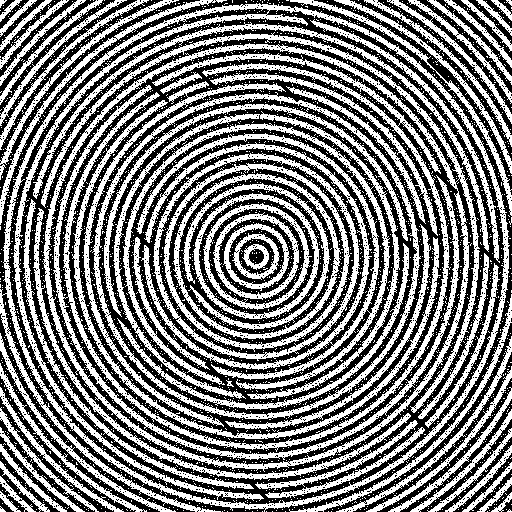
#> input picture Lab_2/imgs/fingerprint_noisy.png, 512 x 512 px
$ jupyter execute lab2.ipynb
#> lines starting #> are read from the running program, lines starting #| are printed output that depends on the picture; after the words box and inside, x2 and y2 are one past the last pixel; in counts of white or black regions, pixels touching at a corner belong together
# Laboratorio 2 - Visión por computadora

- Nelson García
- Joaquín Puente
- Diego Linares

## TASK 2

Está desarrollando un sistema biométrico de seguridad. El sensor de huellas dactilares está sucio y
produce imágenes binarias con dos tipos de defectos:
1. Pequeños puntos blancos en los valles negros de la huella (Ruido Sal)
2. Las “crestas” de la huella tienen pequeñas roturas que impiden que el algoritmo de matching
funcione (grietas).

[cell 1]
import cv2
import numpy as np
import matplotlib.pyplot as plt

img = cv2.imread("imgs/fingerprint_noisy.png", cv2.IMREAD_GRAYSCALE)
#> img: shape (512, 512); 49.2% white; 3273 white regions (3200 under 20 px), largest, box (x1, y1, x2, y2) and area: (113, 111, 400, 399) 14240, (0, 3, 510, 512) 13003, (53, 53, 460, 460) 11482

[cell 2]
# que sea binaria
_, img_bin = cv2.threshold(img, 127, 255, cv2.THRESH_BINARY)

#  Apertura
kernel_open = cv2.getStructuringElement(cv2.MORPH_ELLIPSE, (3,3))
img_open = cv2.morphologyEx(img_bin, cv2.MORPH_OPEN, kernel_open)
#> img_open: shape (512, 512); 42.4% white; 239 white regions (13 under 20 px), largest, box (x1, y1, x2, y2) and area: (43, 132, 451, 470) 3139, (175, 133, 379, 380) 2249, (104, 104, 408, 314) 2188

# Cierre
kernel_close = cv2.getStructuringElement(cv2.MORPH_ELLIPSE, (5,5))
img_final = cv2.morphologyEx(img_open, cv2.MORPH_CLOSE, kernel_close)
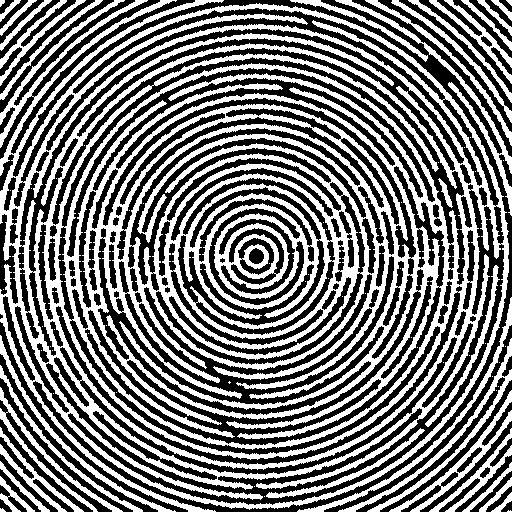
#> img_final: shape (512, 512); 47.4% white; 81 white regions (48 under 20 px), largest, box (x1, y1, x2, y2) and area: (0, 0, 509, 512) 101416, (338, 338, 512, 512) 2129, (335, 0, 512, 216) 1860

[cell 3]
# Visualización
plt.figure(figsize=(12,4))

plt.subplot(1,3,1)
plt.imshow(img_bin, cmap='gray')
plt.title("Original")
plt.axis("off")

plt.subplot(1,3,2)
plt.imshow(img_open, cmap='gray')
plt.title("Después de Apertura")
plt.axis("off")

plt.subplot(1,3,3)
plt.imshow(img_final, cmap='gray')
plt.title("Resultado Final")
plt.axis("off")

plt.show()

#### ¿El orden de los factores altera el producto?

Si se aplica Cierre luego Apertura: el cierre engorda el ruido blanco luego la apertura no logra eliminarlo lo que nos daria como resultado crestas más gruesas, ruido todavía presente

Demostración visual (orden incorrecto)

[cell 4]
# Orden inverso (incorrecto)
img_close_first = cv2.morphologyEx(img_bin, cv2.MORPH_CLOSE, kernel_close)
#> img_close_first: shape (512, 512); 77% white; 1535 black regions (389 under 20 px), largest, box (x1, y1, x2, y2) and area: (125, 451, 184, 482) 282, (395, 229, 416, 258) 260, (330, 389, 370, 417) 213
img_wrong = cv2.morphologyEx(img_close_first, cv2.MORPH_OPEN, kernel_open)
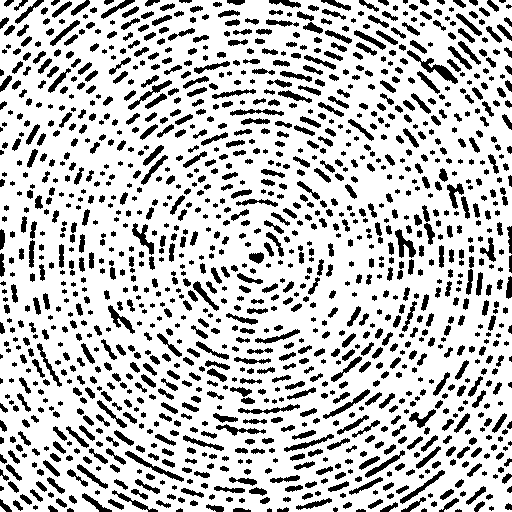
#> img_wrong: shape (512, 512); 76.3% white; 1312 black regions (302 under 20 px), largest, box (x1, y1, x2, y2) and area: (407, 50, 458, 84) 391, (125, 451, 184, 482) 292, (395, 229, 416, 258) 269

plt.figure(figsize=(6,4))
plt.imshow(img_wrong, cmap='gray')
plt.title("Orden Incorrecto: Cierre LUEGO Apertura")
plt.axis("off")
plt.show()

El orden importa porque cada operación modifica el dominio sobre el que actúa la siguiente.
Primero hay que eliminar ruido pequeño, luego reparar estructuras grandes. Hacerlo al revés amplifica el problema.

## Task 3

Una fábrica textil necesita detectar rasgaduras en telas de mezclilla (denim) automáticamente. El problema
es que la tela tiene una textura natural fuerte (patrón repetitivo) que confunde a los detectores de bordes
simples (Canny), detectando el tejido como si fuera un defecto. Por ello se le pide que usted diseñe un
pipeline híbrido que combine Fourier y Morfología para aislar solamente la rasgadura. Para ello comienza
por probar su solución en una imagen que tiene a mano. Con esto en mente, realice:

[cell 5]
# Importar librerías:

import argparse
import numpy as np
import cv2
import matplotlib.pyplot as plt

1. Utilice Fourier para analizar la textura repetitiva de la tela. Diseñe un filtro que elimine las
frecuencias altas/repetitivas del tejido, dejando una imagen "suavizada" donde solo resalte la
anomalía (la rasgadura) y la iluminación global. (Supresión de Textura)
a. Hint: ¿Qué pasa si eliminamos las frecuencias altas periféricas o específicas?

[cell 6]
IMG_NAME = "imgs/textile_defect.jpg"

[cell 7]
LOWPASS_SIGMA = 35       # más alto = más suavizado (menos textura)
NOTCH_PEAKS = 8          # cuántos picos de textura apagar
NOTCH_RADIUS = 10        # tamaño del "agujero" alrededor del pico

[cell 8]
# --- Cargar imagen en gris ---
img = cv2.imread(IMG_NAME, cv2.IMREAD_GRAYSCALE)
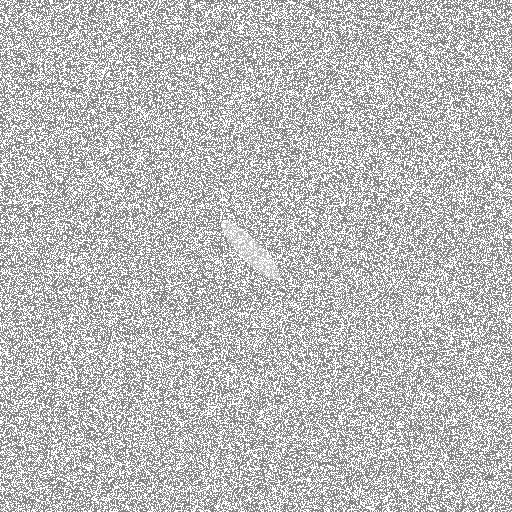
#> input picture Lab_2/imgs/textile_defect.jpg, 512 x 512 px
#> img is the input picture: shape (512, 512); min 117, max 255, mean 188.3
if img is None:
    raise FileNotFoundError(f"No pude leer {IMG_NAME}. ¿Está en el mismo folder?")

h, w = img.shape
#> h = 512; w = 512
cy, cx = h // 2, w // 2
#> cy = 256; cx = 256

[cell 9]
# --- FFT (pasar a frecuencia) ---
F = np.fft.fft2(img.astype(np.float32))
Fshift = np.fft.fftshift(F)

[cell 10]
print(Fshift)
#> (printed output is left out)

[cell 11]
# Magnitud (para visualizar el espectro y encontrar picos)
mag = np.log1p(np.abs(Fshift))
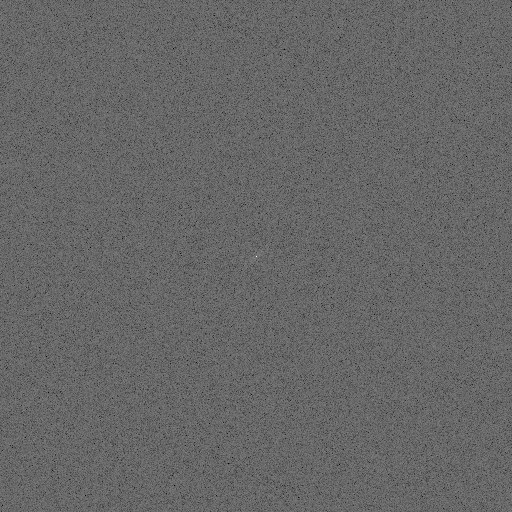
#> mag: shape (512, 512) float64; min 4.89, max 17.71, mean 10.06; drawn with min black and max white

[cell 12]
# --- Filtro 1: Low-pass gaussiano (quita altas frecuencias periféricas) ---
yy, xx = np.mgrid[0:h, 0:w]
dist2 = (yy - cy) ** 2 + (xx - cx) ** 2
lowpass = np.exp(-dist2 / (2.0 * (LOWPASS_SIGMA ** 2))).astype(np.float32)

# --- Filtro 2: Notch (apaga picos fuertes repetitivos del tejido) ---
mag2 = mag.copy()

[cell 13]
# Quitar la zona central para no escoger "iluminación global" como pico
center_block = 25
mag2[cy - center_block:cy + center_block, cx - center_block:cx + center_block] = 0
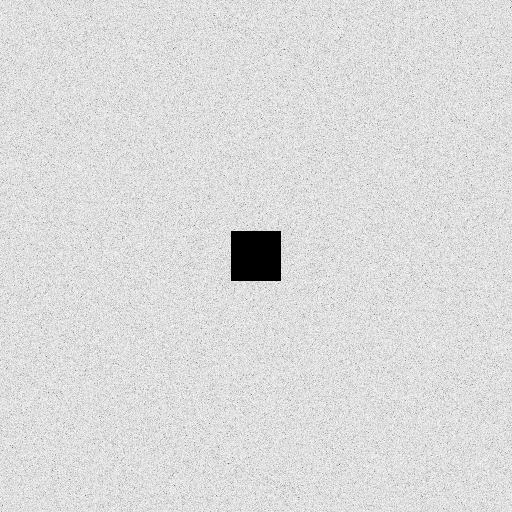
#> mag2: shape (512, 512) float64; 0.95% of pixels changed, all inside (x1, y1, x2, y2) = (231, 231, 281, 281); drawn with min black and max white

[cell 14]
# Elegir los picos más fuertes (aprox. patrones repetitivos)
flat = mag2.ravel()
idxs = np.argpartition(flat, -NOTCH_PEAKS)[-NOTCH_PEAKS:]
#> idxs = [97730, 164926, 124554, 166472, 96184, 138102, 234355, 28301]
coords = np.column_stack(np.unravel_index(idxs, mag2.shape))
#> coords = [[190, 450], [322, 62], [243, 138], [325, 72], [187, 440], [269, 374], [457, 371], [55, 141]]

[cell 15]
notch = np.ones((h, w), dtype=np.float32)
for y, x in coords:
    # Apaga un disco alrededor del pico y su simétrico (porque FFT de imagen real es simétrica)
    cv2.circle(notch, (int(x), int(y)), NOTCH_RADIUS, 0, -1)
    y2, x2 = int(2 * cy - y), int(2 * cx - x)
    if 0 <= y2 < h and 0 <= x2 < w:
        cv2.circle(notch, (x2, y2), NOTCH_RADIUS, 0, -1)
#> this loop made 8 passes
#> (y, x, y2, x2) on passes 1 to 8: (190, 450, 322, 62), (322, 62, 190, 450), (243, 138, 269, 374), (325, 72, 187, 440), (187, 440, 325, 72), (269, 374, 243, 138), (457, 371, 55, 141), (55, 141, 457, 371)
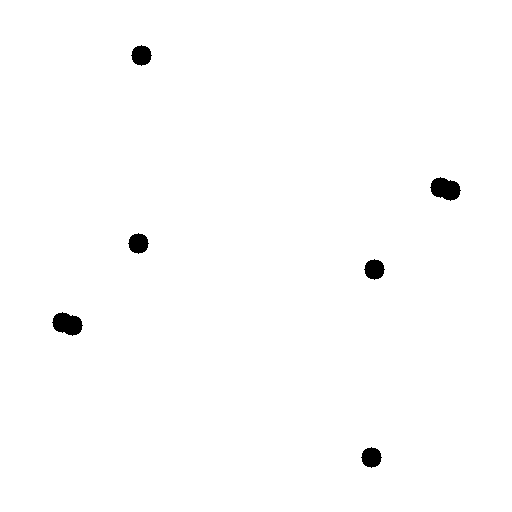
#> notch: shape (512, 512) float32; values 0 (black) and 1 (white), 99.1% white; 6 black regions, box (x1, y1, x2, y2) and area: (430, 177, 461, 201) 516, (52, 312, 83, 336) 516, (131, 45, 152, 66) 317, (128, 233, 149, 254) 317, (364, 259, 385, 280) 317, (361, 447, 382, 468) 317

[cell 16]
# --- Máscara final en frecuencia ---
freq_mask = lowpass * notch
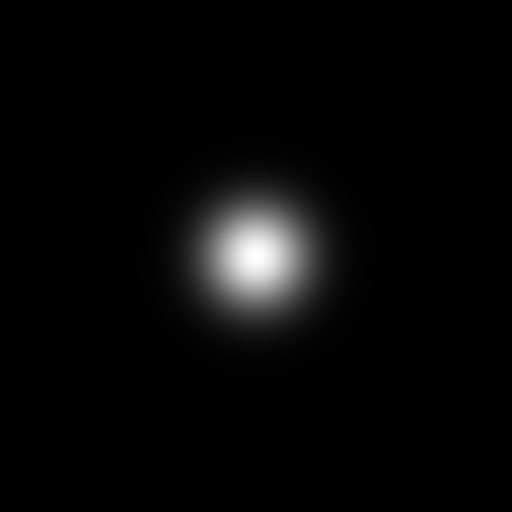
#> freq_mask: shape (512, 512) float32; min 0, max 1, mean 0.0294

# --- Aplicar filtro en frecuencia ---
F_filt = Fshift * freq_mask

# --- IFFT (volver al dominio espacial) ---
img_back = np.fft.ifft2(np.fft.ifftshift(F_filt))
img_back = np.real(img_back)
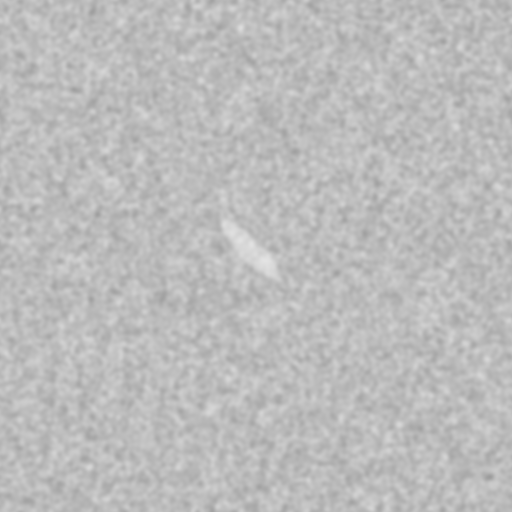
#> img_back: shape (512, 512) float64; min 156.6, max 227.5, mean 188.3

# Normalizar para visualizar bien
smooth = cv2.normalize(img_back, None, 0, 255, cv2.NORM_MINMAX).astype(np.uint8)
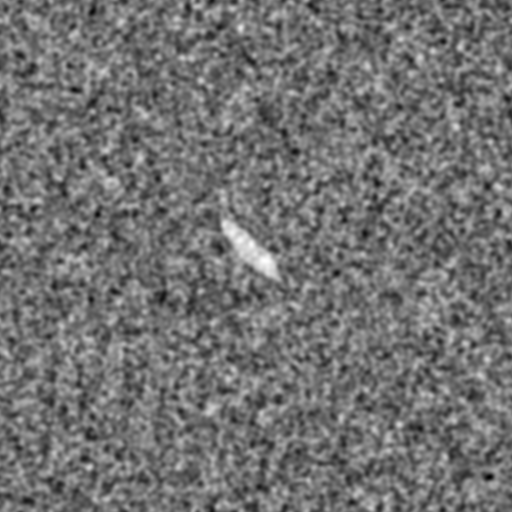
#> smooth: shape (512, 512); min 0, max 255, mean 113.6

[cell 17]
# --- Mostrar etapas ---
plt.figure()
plt.title("Original (gris)")
plt.imshow(img, cmap="gray")
plt.axis("off")

[cell 18]
plt.figure()
plt.title("FFT Magnitud (log)")
plt.imshow(mag, cmap="gray")
plt.axis("off")

[cell 19]
plt.figure()
plt.title("Máscara Low-pass")
plt.imshow(lowpass, cmap="gray")
plt.axis("off")
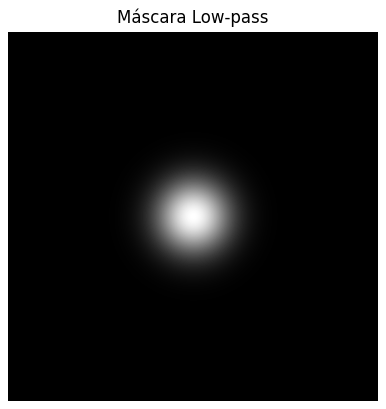
#> figure drawn by matplotlib, 1 panel
